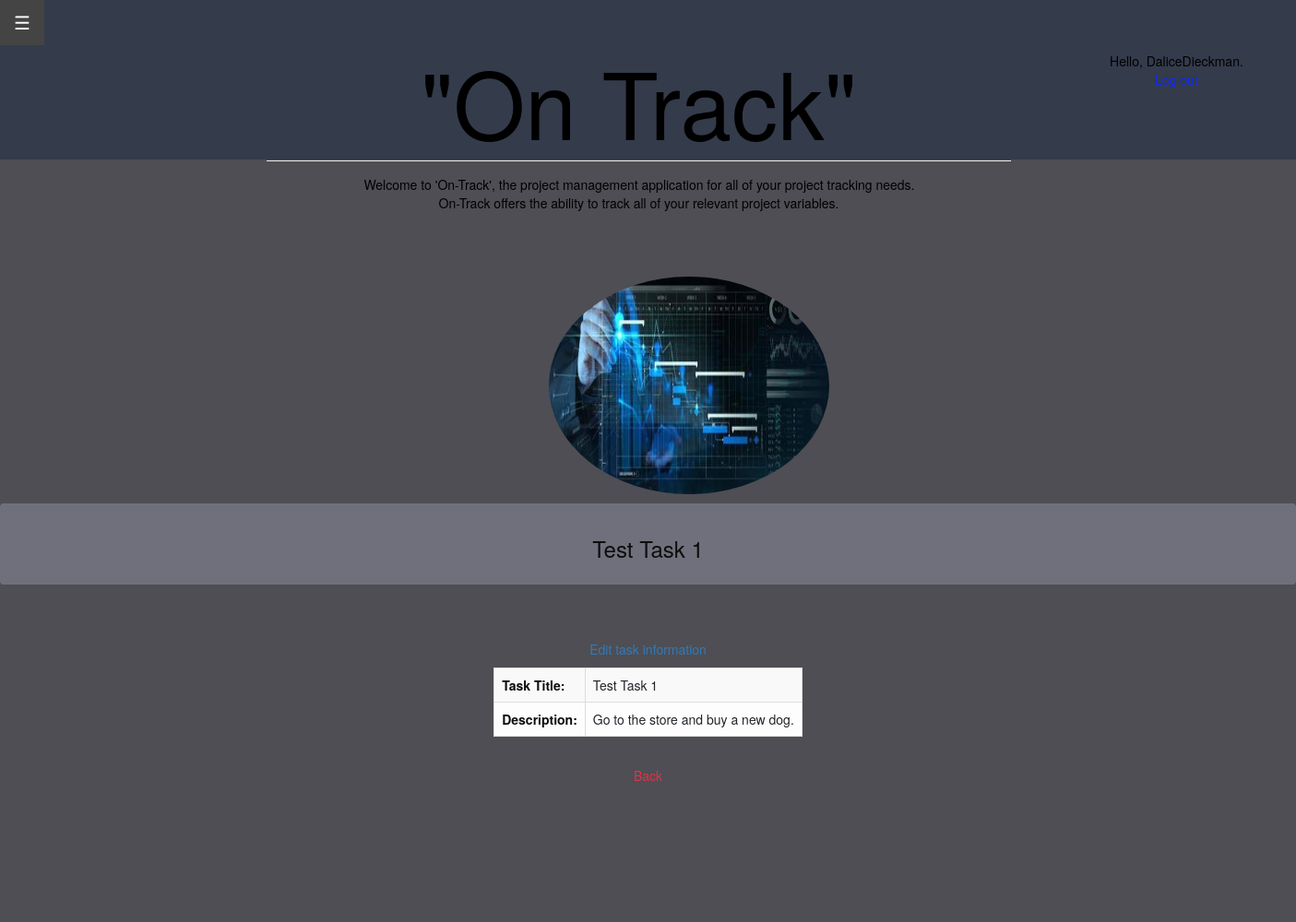
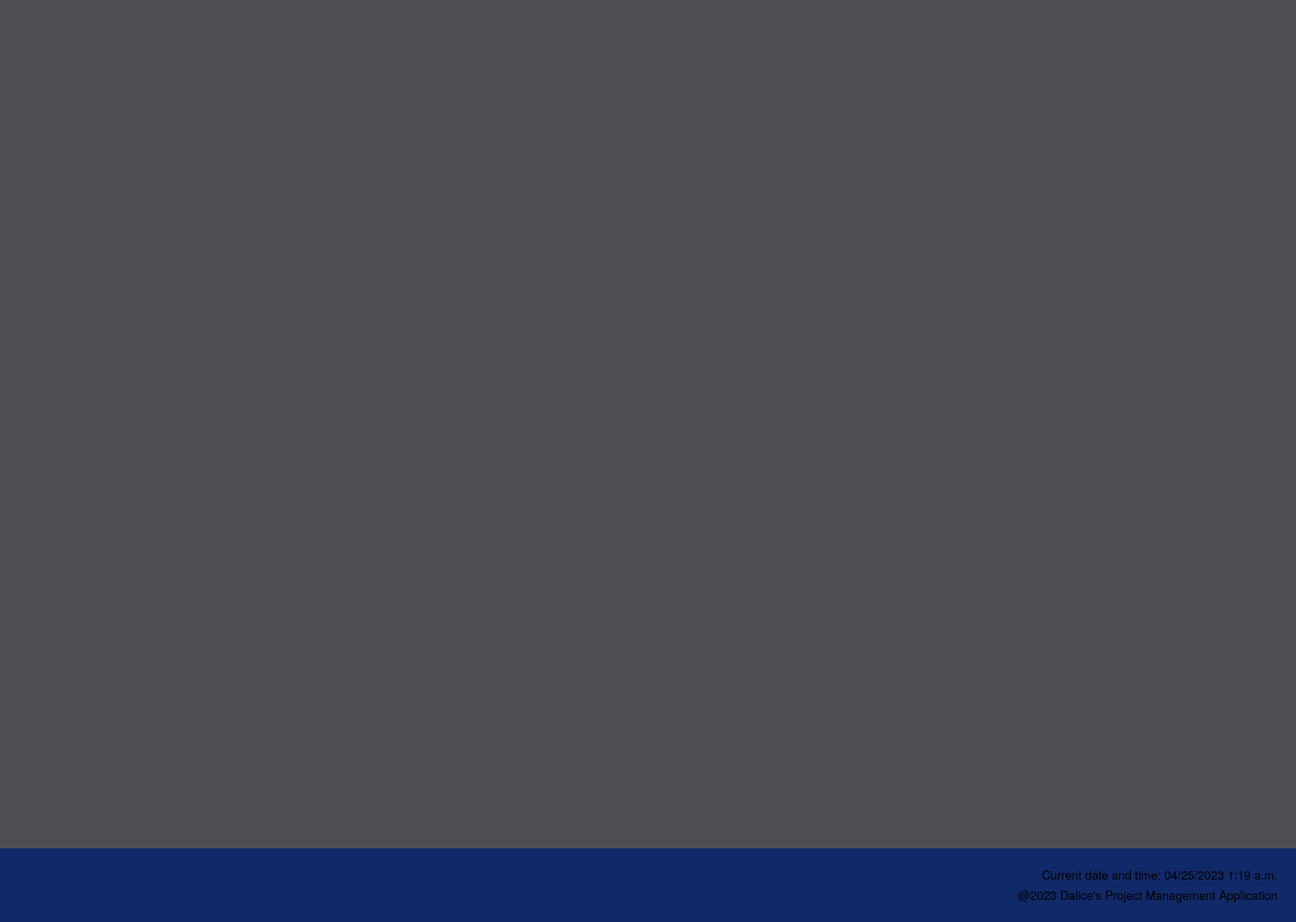
/task/1 (signed in), run on the app's committed database (2 pictures, top to bottom).
### project_app/models.py (models this page shows, shortened)
class Task(models.Model):
    id = models.AutoField( primary_key=True, unique=True)
    task_name = models.CharField(max_length=100, null=False)
    date_added = models.DateField(auto_now=True)
    task_description = models.TextField(null = True)
    class Meta:
        verbose_name_plural = 'emp_tasks'

### project_app/views.py (the view)
# urls.py: path('task/<int:task_ID>', views.task, name='task'),
@login_required
def task(request, task_ID):
    task_ = Task.objects.get(id=task_ID)
    context = {'task': task_}
    return render(request, 'project_app/task.html', context)

### project_app/templates/project_app/task.html
{% extends 'project_app/base.html' %}
{% block content %}
<body style="background-color:#f6faf7">
<div class="alert alert-dark" role="alert" style="background-color: rgb(111, 112, 124);">
<center><h3 style="color:rgb(14, 13, 13)"><span style="color:0d0d0d">{{ task.task_name }}</span></h3></center>
</div>
<center>
<table style="width: 90%" class="table table-light table-striped table-bordered table-hover w-auto">
    <tr><th style="text-align: left; color:rgb(14, 13, 13)">Task Title:</th>
    <td> {{ task.task_name }} </td></tr>
    <tr><th style="text-align: left; color:rgb(14, 13, 13)">Description:</th>
    <td> {{ task.task_description }} </td></tr>
    <br><br>
    <p><a href="{% url 'project_app:edit_task' task.id %}">Edit task information</a></p>
</table>
<div style="padding:5px"><a href="{% url 'project_app:tasks' %}" class="btn btn-outline-danger" role="button" aria-pressed="true">Back</a></div>
</center>
</body>
{% endblock content %}

### project_app/templates/project_app/base.html (shortened to what this page needs)
<!DOCTYPE html>
{% load static %}
<html>
    <head>
        <div class="header">
        </div>
        <div class="second-header">
        </div>
        <link rel="stylesheet" href="https://stackpath.bootstrapcdn.com/bootstrap/4.3.1/css/bootstrap.min.css">
        <link rel="stylesheet" href="https://maxcdn.bootstrapcdn.com/bootstrap/3.4.1/css/bootstrap.min.css">
    </head>
    <head>
        <link rel="stylesheet" href="https://maxcdn.bootstrapcdn.com/bootstrap/3.4.1/css/bootstrap.min.css">
    </head>
        <body style="color: black;"></body><br><br>
    <div id="main">
        <button class="openbtn" onclick="openNav()">&#9776; </button>
    </div>
    <body>
        <div style = "text-align: center;">
    <div id="content" name="content" class="main">
        <div class="row justify-content-center">
            <div class="col-8">
                <h1 class = "mt-2" style="font-size: 100px;">"On Track"</h1>
                <hr class = "mt-0 mb-4">
                <p class = "indent"> Welcome to 'On-Track', the project management application for all of your project tracking needs.<br>
                    On-Track offers the ability to track all of your relevant project variables.
                <br>
                <div style="position: absolute; top: 0; right: -250px;" class="btn btn-outline-dark btn-rounded" data-mdb-ripple-color="dark">
                    {% if user.is_authenticated %}
                    <div style="color: #000000;">Hello, {{ user.username }}.</div>
                        <a style="color: #0d29f8;"  href="{% url 'users:logout' %}">Log out</a>
                    {% else %}
                        <a style="color: #0d29f8;" href="{% url 'users:register' %}">Register</a> -
                        <a style="color: #0d29f8;" href="{% url 'users:login' %}">Log in</a>
                    {% endif %}
                </div>
                <br><br><br>
                <div class = "container">
                    <div class = "image-container">
                        {% load static %} <img src = "{% static 'project_app/media/Home_page.jpg'  %}"  class = "img-circle" alt = "AWS Logo" width = "304" height = "236">
                    </div>
                </div>
                </p>
            </div>
        <div id = "content" name = "content" class="main">
        </div>
        </div>
    </div>
    </body>
        <body>
        </body>
        <footer>
            <p class = "p">Current date and time: {% now "SHORT_DATETIME_FORMAT" %} </p>
            <p class = "p">@2023 Dalice's Project Management Application</p>
        </footer>
        </html>
    {% block content %}
  {% endblock content %}

### project_app/templates/project_app/base.html (style rules this page uses)
.header { position: absolute; top: 0; left: 0; width: 100%; height: 2000px; background-color: #4e4e54; color: #fff; text-align: center; padding: 20px; box-sizing: border-box; z-index: -5; }
.second-header { position: absolute; z-index: -3; top: 0; left: 0; background-color:#333a4bea; color: #333; padding: 10px; height: 173px; width: 100%; }
.openbtn { font-size: 20px; cursor: pointer; background-color: #111; color: white; padding: 10px 15px; border: none; }
.main { margin-left:160px; padding: 0px 10px; }
h1 { font-family: 'Times New Roman', Times, serif; font-size: 50px; font-weight: bolder; color: #040404; }
.image-container { float: right; margin: 0 0 0 -225px; }
.container { display: flex; flex-direction: column; }
.indent { text-indent: 1px; }
footer { position: fixed; bottom: 0; width: 100%; height: 80px; background-color: #0c276aea; color: #000000; text-align: right; padding: 20px; position: fixed; left: 0; font-size: small; }
.p { margin-bottom: 0.3em; }

### data on the page
Task: task_name "Test Task 1", task_description "Go to the store and buy a new dog."

### other printed values
{{ user.username }} "DaliceDieckman"
